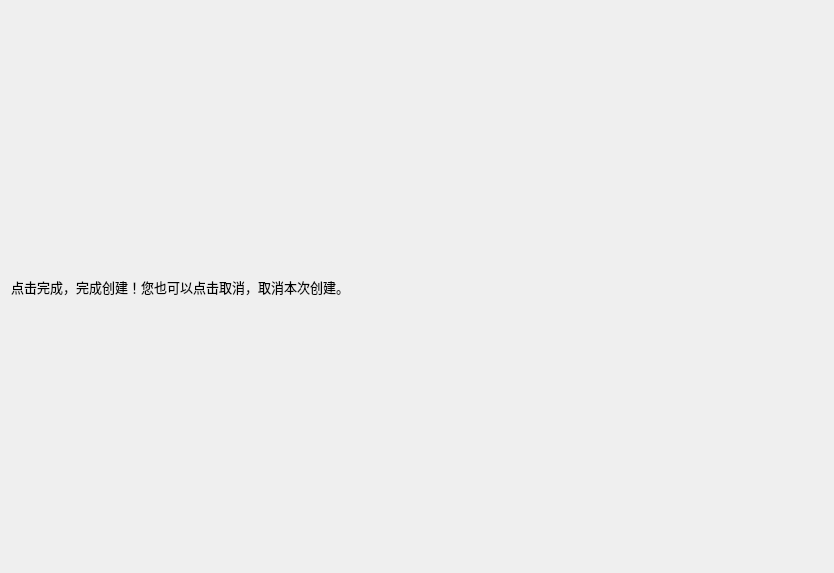
<?xml version="1.0" encoding="UTF-8"?>
<ui version="4.0">
 <class>ConfirmPage</class>
 <widget class="QWizardPage" name="ConfirmPage">
  <property name="geometry">
   <rect>
    <x>0</x>
    <y>0</y>
    <width>834</width>
    <height>573</height>
   </rect>
  </property>
  <property name="windowTitle">
   <string>WizardPage</string>
  </property>
  <layout class="QGridLayout" name="gridLayout">
   <item row="0" column="0">
    <layout class="QVBoxLayout" name="verticalLayout">
     <item>
      <widget class="QLabel" name="label">
       <property name="font">
        <font>
         <pointsize>10</pointsize>
        </font>
       </property>
       <property name="text">
        <string>点击完成，完成创建！您也可以点击取消，取消本次创建。</string>
       </property>
      </widget>
     </item>
    </layout>
   </item>
  </layout>
 </widget>
 <resources/>
 <connections/>
</ui>
